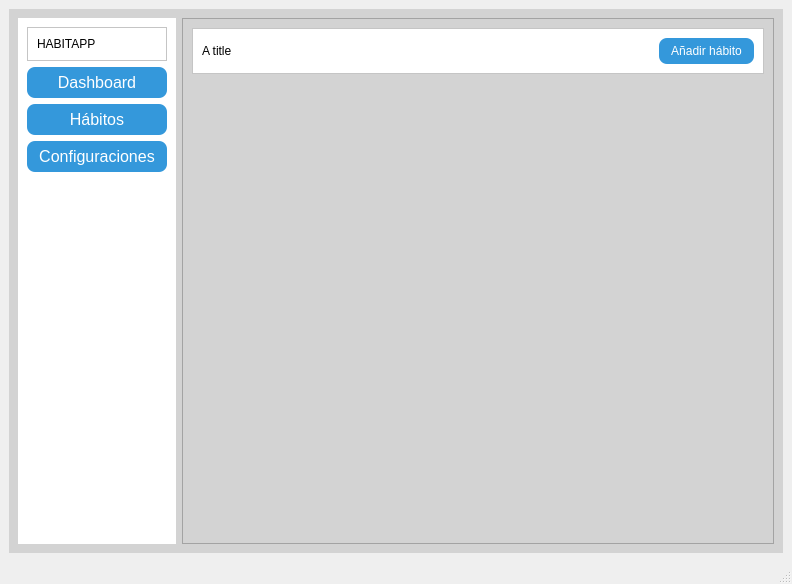
<?xml version="1.0" encoding="UTF-8"?>
<ui version="4.0">
 <class>MainWindow</class>
 <widget class="QMainWindow" name="MainWindow">
  <property name="geometry">
   <rect>
    <x>0</x>
    <y>0</y>
    <width>792</width>
    <height>584</height>
   </rect>
  </property>
  <property name="tabletTracking">
   <bool>false</bool>
  </property>
  <property name="acceptDrops">
   <bool>false</bool>
  </property>
  <property name="windowTitle">
   <string>MainWindow</string>
  </property>
  <widget class="QWidget" name="centralwidget">
   <layout class="QHBoxLayout" name="horizontalLayout">
    <item>
     <widget class="QWidget" name="widget" native="true">
      <property name="styleSheet">
       <string notr="true">QWidget {
	background-color: lightgray;
}</string>
      </property>
      <layout class="QHBoxLayout" name="horizontalLayout_2">
       <item>
        <widget class="QFrame" name="frame_sidebar">
         <property name="sizePolicy">
          <sizepolicy hsizetype="Preferred" vsizetype="Preferred">
           <horstretch>0</horstretch>
           <verstretch>0</verstretch>
          </sizepolicy>
         </property>
         <property name="styleSheet">
          <string notr="true">QFrame {
	background-color: white;
}</string>
         </property>
         <layout class="QVBoxLayout" name="verticalLayout">
          <item>
           <widget class="QFrame" name="sidebar_header">
            <property name="styleSheet">
             <string notr="true">QLabel {
  color: black;
}</string>
            </property>
            <property name="frameShape">
             <enum>QFrame::Shape::StyledPanel</enum>
            </property>
            <property name="frameShadow">
             <enum>QFrame::Shadow::Raised</enum>
            </property>
            <layout class="QVBoxLayout" name="verticalLayout_3">
             <item>
              <widget class="QLabel" name="label_app_title">
               <property name="text">
                <string>HABITAPP</string>
               </property>
              </widget>
             </item>
            </layout>
           </widget>
          </item>
          <item>
           <widget class="QPushButton" name="btn_sidebar_1">
            <property name="styleSheet">
             <string notr="true">QPushButton {
    background-color: #3498db;
    color: white;
    font-size: 16px;
    border-radius: 8px;
    padding: 6px 12px;
}
QPushButton:hover {
    background-color: #2980b9;
}
QPushButton:pressed {
    background-color: #1f618d;
}
</string>
            </property>
            <property name="text">
             <string>Dashboard</string>
            </property>
           </widget>
          </item>
          <item>
           <widget class="QPushButton" name="btn_sidebar_2">
            <property name="layoutDirection">
             <enum>Qt::LayoutDirection::LeftToRight</enum>
            </property>
            <property name="styleSheet">
             <string notr="true">QPushButton {
    background-color: #3498db;
    color: white;
    font-size: 16px;
    border-radius: 8px;
    padding: 6px 12px;
}
QPushButton:hover {
    background-color: #2980b9;
}
QPushButton:pressed {
    background-color: #1f618d;
}
</string>
            </property>
            <property name="text">
             <string>Hábitos</string>
            </property>
           </widget>
          </item>
          <item>
           <widget class="QPushButton" name="btn_sidebar_3">
            <property name="styleSheet">
             <string notr="true">QPushButton {
    background-color: #3498db;
    color: white;
    font-size: 16px;
    border-radius: 8px;
    padding: 6px 12px;
}
QPushButton:hover {
    background-color: #2980b9;
}
QPushButton:pressed {
    background-color: #1f618d;
}
</string>
            </property>
            <property name="text">
             <string>Configuraciones</string>
            </property>
           </widget>
          </item>
          <item>
           <spacer name="verticalSpacer">
            <property name="orientation">
             <enum>Qt::Orientation::Vertical</enum>
            </property>
            <property name="sizeHint" stdset="0">
             <size>
              <width>20</width>
              <height>40</height>
             </size>
            </property>
           </spacer>
          </item>
         </layout>
        </widget>
       </item>
       <item>
        <widget class="QFrame" name="frame_main_content">
         <property name="styleSheet">
          <string notr="true">QFrame {
	background-color: lightgray;
}</string>
         </property>
         <property name="frameShape">
          <enum>QFrame::Shape::StyledPanel</enum>
         </property>
         <property name="frameShadow">
          <enum>QFrame::Shadow::Raised</enum>
         </property>
         <layout class="QVBoxLayout" name="verticalLayout_2">
          <item>
           <widget class="QFrame" name="frame_header">
            <property name="styleSheet">
             <string notr="true">QFrame {
	background-color: white;
}

QLabel {
	color: black;
}</string>
            </property>
            <property name="frameShape">
             <enum>QFrame::Shape::StyledPanel</enum>
            </property>
            <property name="frameShadow">
             <enum>QFrame::Shadow::Raised</enum>
            </property>
            <layout class="QHBoxLayout" name="horizontalLayout_3">
             <item>
              <widget class="QLabel" name="header_content_title">
               <property name="text">
                <string>A title</string>
               </property>
              </widget>
             </item>
             <item>
              <spacer name="horizontalSpacer">
               <property name="orientation">
                <enum>Qt::Orientation::Horizontal</enum>
               </property>
               <property name="sizeHint" stdset="0">
                <size>
                 <width>40</width>
                 <height>20</height>
                </size>
               </property>
              </spacer>
             </item>
             <item>
              <widget class="QPushButton" name="btn_header_content">
               <property name="styleSheet">
                <string notr="true">QPushButton {
    background-color: #3498db;
    color: white;
    font-size: 12px;
    border-radius: 8px;
    padding: 6px 12px;
}
QPushButton:hover {
    background-color: #2980b9;
}
QPushButton:pressed {
    background-color: #1f618d;
}</string>
               </property>
               <property name="text">
                <string>Añadir hábito</string>
               </property>
              </widget>
             </item>
            </layout>
           </widget>
          </item>
          <item>
           <widget class="QStackedWidget" name="main_stacked_widget">
            <property name="styleSheet">
             <string notr="true">QLabel {
  color: black;
}</string>
            </property>
            <property name="currentIndex">
             <number>-1</number>
            </property>
           </widget>
          </item>
         </layout>
        </widget>
       </item>
      </layout>
     </widget>
    </item>
   </layout>
  </widget>
  <widget class="QMenuBar" name="menubar">
   <property name="geometry">
    <rect>
     <x>0</x>
     <y>0</y>
     <width>792</width>
     <height>33</height>
    </rect>
   </property>
  </widget>
  <widget class="QStatusBar" name="statusbar"/>
 </widget>
 <resources/>
 <connections/>
</ui>
